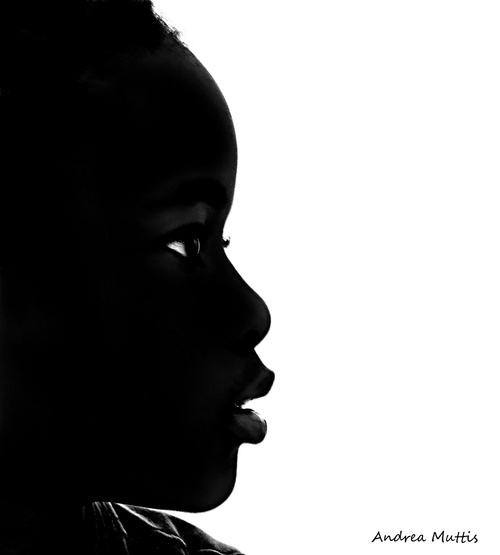
#> input picture perfil-en-blanco-y-negro.jpg, 500 x 555 px
$ python operador_umbral_escala_grises.py
#> lines starting #> are read from the running program, lines starting #| are printed output that depends on the picture; after the words box and inside, x2 and y2 are one past the last pixel; in counts of white or black regions, pixels touching at a corner belong together
from PIL import Image

# En esta operación aplicamos 2 umbrales, umbral1= 10 y umbral2=100,
# para que los pixeles que sean menor a 10 o mayor a 100 se volverán 255(blanco)
# y los que esten dentro del rango de los umbrales se quedarán con la misma intensidad
# en la que se encuentran en la imagen original.

umbral1 = int(input("Umbral 1 es: \t"))
#> the answer given: 1
umbral2 = int(input("Umbral 2 es: \t"))
#> the answer given: 3

img = Image.open('perfil-en-blanco-y-negro.jpg')
#> img is the input picture: PIL image 500x555 L; min 0, max 255, mean 138.4
img_gray = img.convert('L')
img_gray.show()

img_pixels = list(img_gray.getdata())
#> img_pixels = 277500 items
print(img_pixels)
#> (printed output is left out)

lst = []

for i in img_pixels:
    # q = 255 para p <= p1 ó p >= p2
    if i <= umbral1 or i >= umbral2:
        lst.append(255)
    # q = p para p1 < p < p2
    else:
        lst.append(i)
#> after the loop, lst = 277500 items

img_new = Image.new('L', img_gray.size)
#> img_new: PIL image 500x555 L; every value is 0
img_new.putdata(lst)
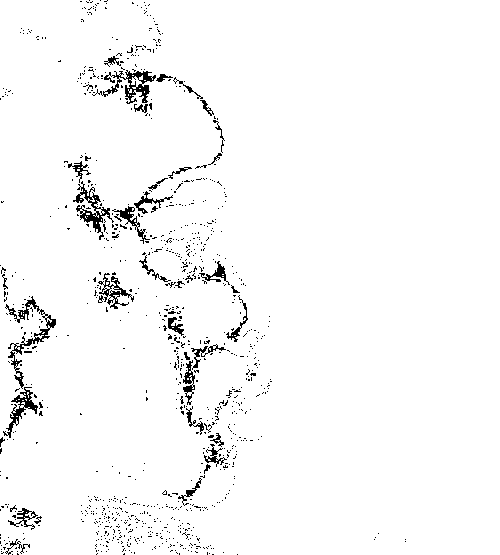
#> img_new: PIL image 500x555 L; values 2 (black) and 255 (white), 97% white; black in thin lines or dots, all inside (x1, y1, x2, y2) = (0, 0, 406, 555)
img_new.show()
